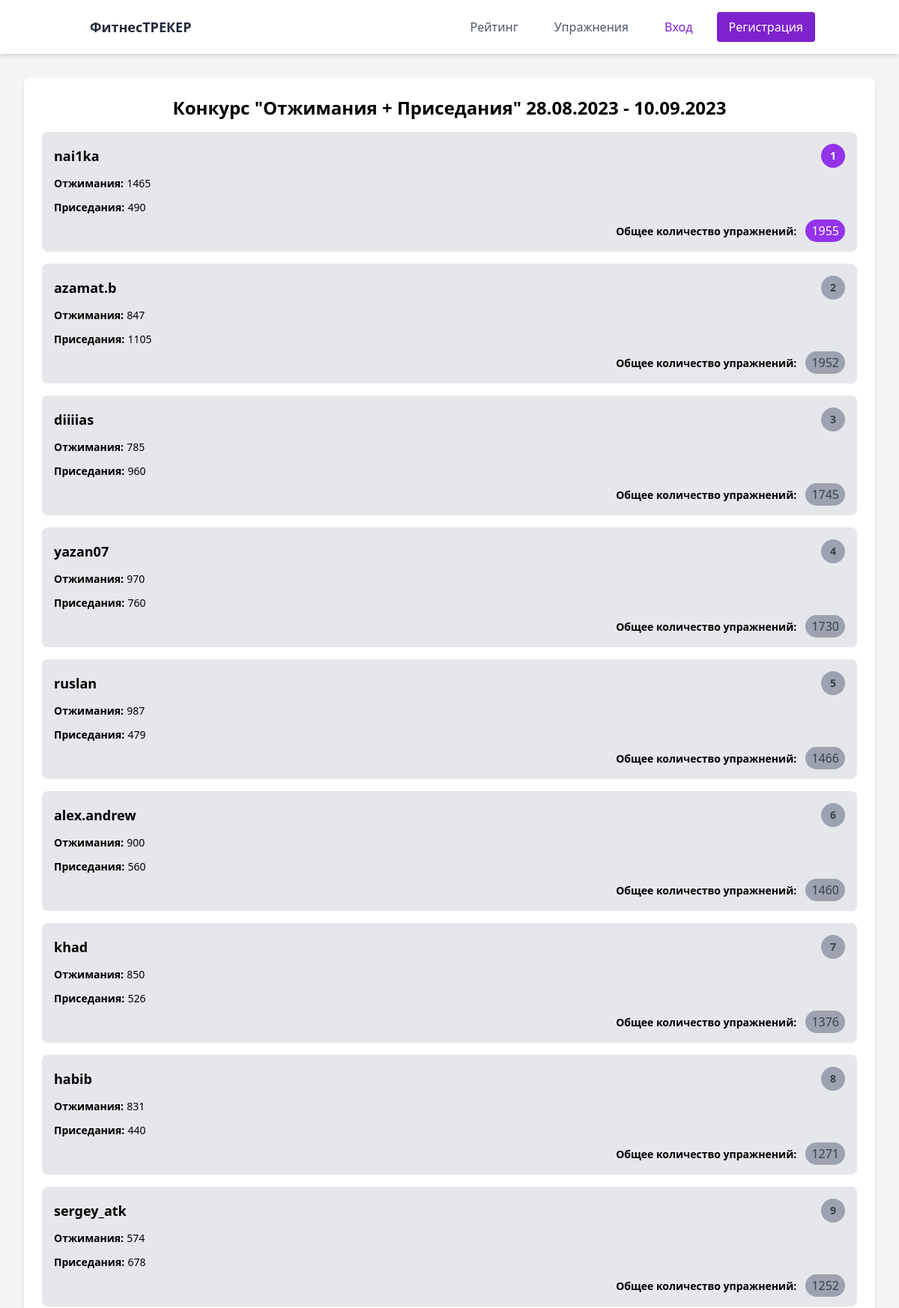
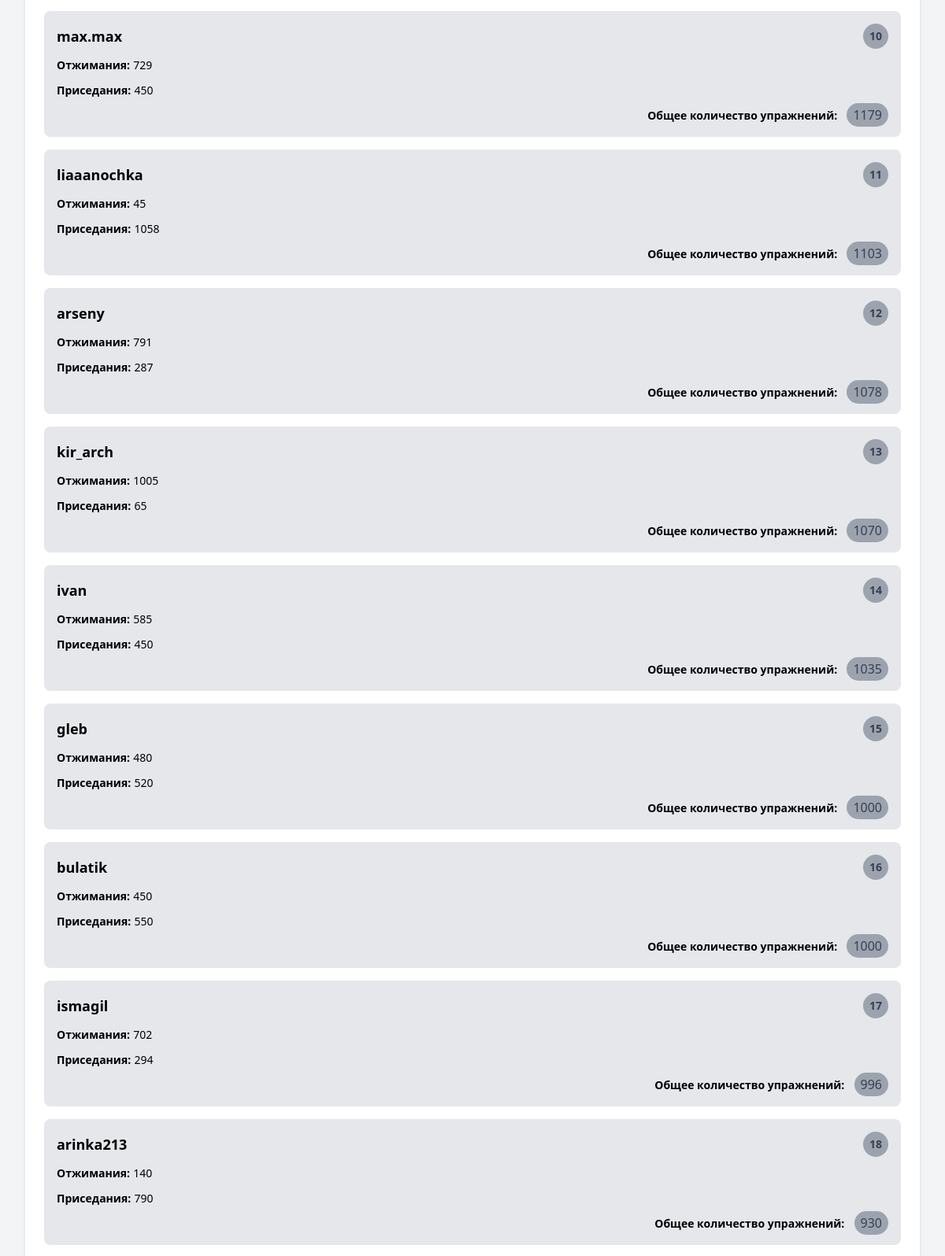
The page /rating (upper part) on the database its author committed (2 pictures, top to bottom).
### models/user.py (models this page shows)
class User(db.Model, UserMixin):
    id = db.Column(db.Integer, primary_key=True)
    name = db.Column(db.String(80), nullable=False)
    email = db.Column(db.String(120), unique=True, nullable=False)
    password = db.Column(db.String(120), nullable=False)
    exercise1_counter = db.Column(db.Integer, default=0)
    exercise2_counter = db.Column(db.Integer, default=0)
    exercise3_counter = db.Column(db.Integer, default=0)
    exercise4_counter = db.Column(db.Integer, default=0)
    exercise5_counter = db.Column(db.Integer, default=0)
    language = db.Column(db.String(5), nullable=False, default="ru")

### routes.py (the view)
@app.route("/rating")
def rating():
    users = (
        User.query.order_by(User.exercise1_counter + User.exercise2_counter).all()
    )
    users = users[::-1]
    return render_template("rating.html", users=users)

### templates/rating.html
{% extends "base.html" %} {% block title %}<title>Рейтинг</title>{% endblock %}
{% block content %}
<div class="bg-white rounded-lg shadow-md p-6 mx-auto mt-8 sm:ml-8 sm:mr-8">
  <h1 class="text-2xl font-bold mb-4 text-center">
    Конкурс "Отжимания + Приседания" 28.08.2023 - 10.09.2023
  </h1>
  <ul>
    {% for user in users %}
    <li class="bg-gray-200 rounded-lg p-4 mb-4 flex flex-col">
      <div class="flex items-center justify-between mb-2">
        <span class="text-lg font-semibold">{{ user.name }}</span>
        <div class="flex items-center">
          <span
            class="text-sm font-semibold {{ 'text-white bg-purple-600' if loop.first else 'text-gray-700 bg-gray-400' }} rounded-full w-8 h-8 flex items-center justify-center"
          >
            {{ loop.index }}
          </span>
        </div>
      </div>
      <div class="flex flex-col">
        <div class="mb-2">
          <span class="text-sm font-semibold">Отжимания:</span>
          <span class="text-sm">{{ user.exercise1_counter }}</span>
        </div>
        <div>
          <span class="text-sm font-semibold">Приседания:</span>
          <span class="text-sm">{{ user.exercise2_counter }}</span>
        </div>
      </div>
      <div class="mt-2 text-right">
        <span class="text-sm font-semibold">Общее количество упражнений:</span>
        <span
          class="ml-2 {{ 'text-white bg-purple-600' if loop.first else 'text-gray-700 bg-gray-400' }} px-2 py-1 rounded-full"
        >
          {{ user.exercise1_counter + user.exercise2_counter}}
        </span>
    </div>
    </li>
    {% endfor %}
  </ul>
</div>
{% endblock %}

### static/css/main.css (style rules this page uses)
html { line-height: 1.5; -webkit-text-size-adjust: 100%; -moz-tab-size: 4; -o-tab-size: 4; tab-size: 4; font-family: ui-sans-serif, system-ui, -apple-system, BlinkMacSystemFont, "Segoe UI", Roboto, "Helvetica Neue", Arial, "Noto Sans", sans-serif, "Apple Color Emoji", "Segoe UI Emoji", "Segoe UI Symbol", "Noto Color Emoji"; font-feature-settings: normal; font-variation-settings: normal; }
body { margin: 0; line-height: inherit; }
h1, h2, h3, h4, h5, h6 { font-size: inherit; font-weight: inherit; }
blockquote, dl, dd, h1, h2, h3, h4, h5, h6, hr, figure, p, pre { margin: 0; }
ol, ul, menu { list-style: none; margin: 0; padding: 0; }
.mx-auto { margin-left: auto; margin-right: auto; }
.mb-2 { margin-bottom: 0.5rem; }
.mb-4 { margin-bottom: 1rem; }
.ml-2 { margin-left: 0.5rem; }
.mt-2 { margin-top: 0.5rem; }
.mt-8 { margin-top: 2rem; }
.flex { display: flex; }
.h-8 { height: 2rem; }
.w-8 { width: 2rem; }
.flex-col { flex-direction: column; }
.items-center { align-items: center; }
.justify-center { justify-content: center; }
.justify-between { justify-content: space-between; }
.rounded-full { border-radius: 9999px; }
.rounded-lg { border-radius: 0.5rem; }
.bg-gray-100 { --tw-bg-opacity: 1; background-color: rgb(243 244 246 / var(--tw-bg-opacity)); }
.bg-gray-200 { --tw-bg-opacity: 1; background-color: rgb(229 231 235 / var(--tw-bg-opacity)); }
.bg-gray-400 { --tw-bg-opacity: 1; background-color: rgb(156 163 175 / var(--tw-bg-opacity)); }
.bg-purple-600 { --tw-bg-opacity: 1; background-color: rgb(147 51 234 / var(--tw-bg-opacity)); }
.bg-white { --tw-bg-opacity: 1; background-color: rgb(255 255 255 / var(--tw-bg-opacity)); }
.p-4 { padding: 1rem; }
.p-6 { padding: 1.5rem; }
.px-2 { padding-left: 0.5rem; padding-right: 0.5rem; }
.py-1 { padding-top: 0.25rem; padding-bottom: 0.25rem; }
.text-center { text-align: center; }
.text-right { text-align: right; }
.text-2xl { font-size: 1.5rem; line-height: 2rem; }
.text-lg { font-size: 1.125rem; line-height: 1.75rem; }
.text-sm { font-size: 0.875rem; line-height: 1.25rem; }
.font-bold { font-weight: 700; }
.font-semibold { font-weight: 600; }
.text-gray-700 { --tw-text-opacity: 1; color: rgb(55 65 81 / var(--tw-text-opacity)); }
.text-white { --tw-text-opacity: 1; color: rgb(255 255 255 / var(--tw-text-opacity)); }
.shadow-md { --tw-shadow: 0 4px 6px -1px rgb(0 0 0 / 0.1), 0 2px 4px -2px rgb(0 0 0 / 0.1); --tw-shadow-colored: 0 4px 6px -1px var(--tw-shadow-color), 0 2px 4px -2px var(--tw-shadow-color); box-shadow: var(--tw-ring-offset-shadow, 0 0 #0000), var(--tw-ring-shadow, 0 0 #0000), var(--tw-shadow); }
@media (min-width: 640px) { .sm\:ml-8 { margin-left: 2rem; } }
@media (min-width: 640px) { .sm\:mr-8 { margin-right: 2rem; } }

### rows shown on the page
User: name "nai1ka", exercise1_counter "1465", exercise2_counter "490", user.exercise1_counter+user.exercise2_counter "1955"
User: name "azamat.b", exercise1_counter "847", exercise2_counter "1105", user.exercise1_counter+user.exercise2_counter "1952"
User: name "diiiias", exercise1_counter "785", exercise2_counter "960", user.exercise1_counter+user.exercise2_counter "1745"
User: name "yazan07", exercise1_counter "970", exercise2_counter "760", user.exercise1_counter+user.exercise2_counter "1730"
User: name "ruslan", exercise1_counter "987", exercise2_counter "479", user.exercise1_counter+user.exercise2_counter "1466"
User: name "alex.andrew", exercise1_counter "900", exercise2_counter "560", user.exercise1_counter+user.exercise2_counter "1460"
User: name "khad", exercise1_counter "850", exercise2_counter "526", user.exercise1_counter+user.exercise2_counter "1376"
User: name "habib", exercise1_counter "831", exercise2_counter "440", user.exercise1_counter+user.exercise2_counter "1271"
User: name "sergey_atk", exercise1_counter "574", exercise2_counter "678", user.exercise1_counter+user.exercise2_counter "1252"
User: name "max.max", exercise1_counter "729", exercise2_counter "450", user.exercise1_counter+user.exercise2_counter "1179"
User: name "liaaanоchka", exercise1_counter "45", exercise2_counter "1058", user.exercise1_counter+user.exercise2_counter "1103"
User: name "arseny", exercise1_counter "791", exercise2_counter "287", user.exercise1_counter+user.exercise2_counter "1078"
User: name "kir_arch", exercise1_counter "1005", exercise2_counter "65", user.exercise1_counter+user.exercise2_counter "1070"
User: name "ivan", exercise1_counter "585", exercise2_counter "450", user.exercise1_counter+user.exercise2_counter "1035"
User: name "gleb", exercise1_counter "480", exercise2_counter "520", user.exercise1_counter+user.exercise2_counter "1000"
User: name "bulatik", exercise1_counter "450", exercise2_counter "550", user.exercise1_counter+user.exercise2_counter "1000"
User: name "ismagil", exercise1_counter "702", exercise2_counter "294", user.exercise1_counter+user.exercise2_counter "996"
User: name "arinka213", exercise1_counter "140", exercise2_counter "790", user.exercise1_counter+user.exercise2_counter "930"
